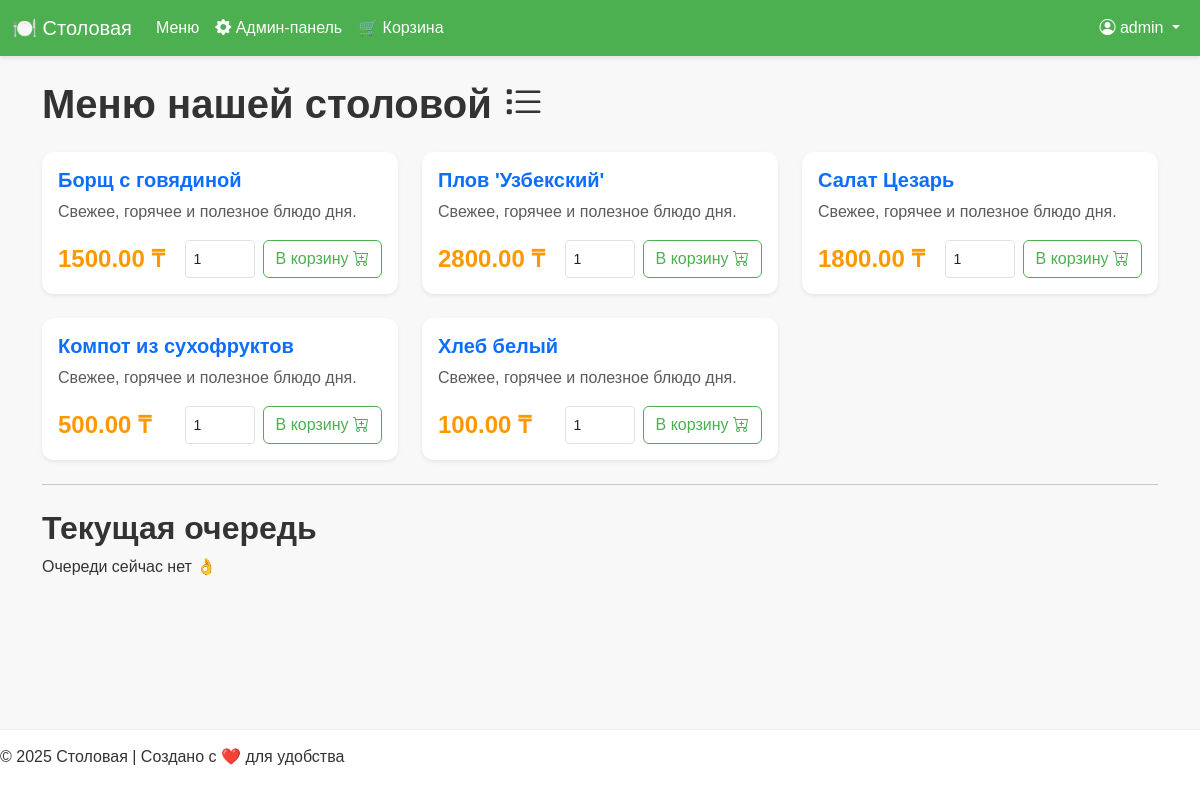
Screenshot of / (signed in) with the database file from the repository.
### app.py (models this page shows, shortened)
class User(db.Model, UserMixin):
    id = db.Column(db.Integer, primary_key=True)
    username = db.Column(db.String(80), unique=True, nullable=False)
    email = db.Column(db.String(120), unique=True, nullable=False)
    password_hash = db.Column(db.String(128))
    address = db.Column(db.String(200))
    phone = db.Column(db.String(20))
    is_admin = db.Column(db.Boolean, default=False)

class MenuItem(db.Model):
    id = db.Column(db.Integer, primary_key=True)
    name = db.Column(db.String(100), nullable=False)
    price = db.Column(db.Float, nullable=False)

### app.py (the view)
@app.route("/")
def index():
    menu = MenuItem.query.all()
    queue = (
        QueueEntry.query
        .filter_by(status="waiting")
        .order_by(QueueEntry.created_at.asc())
        .all()
    )
    for q in queue:
        q.local_time = q.created_at + timedelta(hours=5)
    return render_template("index.html", menu=menu, queue=queue)

### app.py (called while the page is built)
@login_manager.user_loader
def load_user(user_id):
    return db.session.get(User, int(user_id))

### templates/index.html (shortened to what this page needs)
{% extends "base.html" %}
{% block content %}
<h1 class="mb-4">Меню нашей столовой <i class="bi bi-list-task"></i></h1>
<div class="row row-cols-1 row-cols-md-3 g-4">
    {% for item in menu %}
    <div class="col">
        <div class="card shadow-sm h-100">
            <div class="card-body d-flex flex-column">
                <h5 class="card-title text-primary">{{ item.name }}</h5>
                <p class="card-text flex-grow-1 text-muted">Свежее, горячее и полезное блюдо дня.</p>
                <div class="d-flex justify-content-between align-items-center mt-auto">
                    <span class="fs-4 text-success">{{ "%.2f"|format(item.price) }} ₸</span>
                    <form method="POST"
                          action="{{ url_for('add_to_cart', item_id=item.id) }}"
                          class="add-to-cart-form d-flex">
                        <input type="number"
                               name="quantity"
                               value="1"
                               min="1"
                               class="form-control form-control-sm me-2"
                               style="width: 70px;">
                        <button type="submit" class="btn btn-outline-primary">
                            В корзину <i class="bi bi-cart-plus"></i>
                        </button>
                    </form>
                </div>
            </div>
        </div>
    </div>
    {% endfor %}
</div>
<hr class="my-4">
<h2>Текущая очередь</h2>
{% if queue %}
  <ol>
    {% for item in queue %}
      <li>
        {{ item.name or ("Гость #" ~ item.id) }}
        — добавлен {{ item.local_time.strftime("%H:%M") }}
      </li>
    {% endfor %}
  </ol>
{% else %}
  <p>Очереди сейчас нет 👌</p>
{% endif %}
{% endblock %}

### templates/base.html (shortened to what this page needs)
<!DOCTYPE html>
<html lang="ru">
<head>
    <link href="https://cdn.jsdelivr.net/npm/bootstrap@5.3.2/dist/css/bootstrap.min.css" rel="stylesheet">
    <link rel="stylesheet" href="{{ url_for('static', filename='style.css') }}">
    <link rel="stylesheet" href="https://cdn.jsdelivr.net/npm/bootstrap-icons@1.11.3/font/bootstrap-icons.min.css">
</head>
<body>
    <nav class="navbar navbar-expand-lg navbar-dark bg-dark">
        <div class="container-fluid">
            <a class="navbar-brand" href="{{ url_for('index') }}">🍽️ Столовая</a>
            <div class="collapse navbar-collapse" id="navbarNav">
                <ul class="navbar-nav me-auto">
                    <li class="nav-item">
                        <a class="nav-link" href="{{ url_for('index') }}">Меню</a>
                    </li>
                    {% if current_user.is_authenticated and current_user.is_admin %}
                    <li class="nav-item">
                        <a class="nav-link text-warning" href="{{ url_for('admin_panel') }}">
                            <i class="bi bi-gear-fill"></i> Админ-панель
                        </a>
                    </li>
                    {% endif %}
                    <li class="nav-item">
                        <a class="nav-link" href="{{ url_for('view_cart') }}">
                            🛒 Корзина
                            {% set cart_count = session.get('cart', {})|length %}
                        </a>
                    </li>
                </ul>
                <ul class="navbar-nav ms-auto">
                    {% if current_user.is_authenticated %}
                        <li class="nav-item dropdown">
                            <a class="nav-link dropdown-toggle" href="#" id="navbarDropdown" role="button" data-bs-toggle="dropdown" aria-expanded="false">
                                <i class="bi bi-person-circle"></i> {{ current_user.username }}
                            </a>
                        </li>
                    {% endif %}
                </ul>
            </div>
        </div>
    </nav>
    <div class="container mt-4">
        {% block content %}{% endblock %}
    </div>
    <div class="footer">
        <p>&copy; 2025 Столовая | Создано с ❤️ для удобства</p>
    </div>
</body>
</html>

### static/style.css (style rules this page uses)
:root { --primary-color: #4CAF50; --secondary-color: #FF9800; --background-light: #F8F8F8; --text-dark: #333333; --card-shadow: 0 4px 12px rgba(0, 0, 0, 0.05); }
body { background-color: var(--background-light); color: var(--text-dark); font-family: 'Poppins', sans-serif; padding-bottom: 70px; }
h1, h2, h3, h4, h5, h6 { font-weight: 600; }
.navbar { background-color: var(--primary-color) !important; box-shadow: 0 2px 4px rgba(0, 0, 0, 0.1); }
.navbar-brand, .nav-link { color: white !important; }
.card { border: none; border-radius: 12px; transition: transform 0.3s, box-shadow 0.3s; overflow: hidden; }
.card-title { color: var(--primary-color); font-weight: 700; }
.text-success, .text-danger { font-weight: 700; }
.text-success { color: var(--secondary-color) !important; }
.btn-outline-primary { color: var(--primary-color); border-color: var(--primary-color); transition: all 0.3s; }
.footer { position: fixed; left: 0; bottom: 0; width: 100%; background-color: #ffffff; border-top: 1px solid #eeeeee; padding: 15px 0; }

### rows the page displays
User: username "admin"
MenuItem: name "Борщ с говядиной", price "1500.00"
MenuItem: name "Плов 'Узбекский'", price "2800.00"
MenuItem: name "Салат Цезарь", price "1800.00"
MenuItem: name "Компот из сухофруктов", price "500.00"
MenuItem: name "Хлеб белый", price "100.00"
